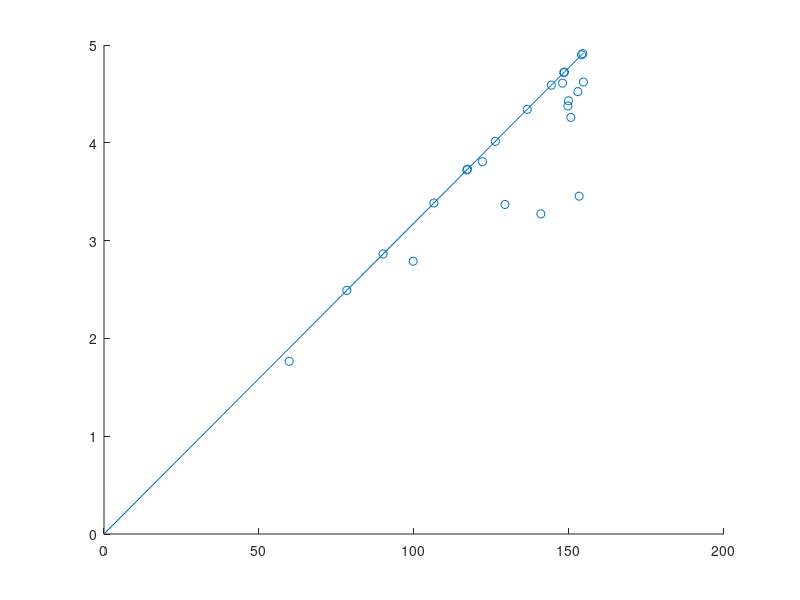

This chart was generated by the following MATLAB code: (Note: this script raises an error after producing the figure.)
%% this code investigates the effect of varrying network parameters
% one at a time, PN-KC weights, KCs spiking thresholds and number of inputs
% on the memory performance of model fruit-flies Drosophila
% this simulation uses realistic odor responses recordings from
% (Hallem-Carlson 2006) and transformed from ORN to PN responses as by
% Olsen et.al; detailed in the Methods section in our paper.
%%

clear all;
clc
%loading Hallem-Carlson data
load('hallem_olsen.mat');
% param. initializations
numModelInstances = 10; % trials, each corresponding to different mushroom body instance
numtrainingSamples=15;

% at 4 scales of 200 odors, in increment of 50: 50,100,150,200.
% to test at just one scale (like 100 odors): simply change
% modss=1, and mulOd=100
modss=4; %4
mulOd=200; %200 odors we want to test

odors=mulOd;

numTrials = 30; %number of noisy trials per each odors
PN = hallem_olsen(1:110,:)';
PNs_2_=zeros(24,odors-100); %we want to get to mulOd total odors, and will retrieve 100 from another file
k=0;
binsAll=zeros(24,100);

% Sigmoid_derivative = @(x) exp(0.9.*x)./((1.+exp(0.9.*x)).^2)
% Sigmoid_derivative = @(x) exp(-0.9.*x)./((1.+exp(-0.9.*x)).^2)
% Sigmoid_derivative = @(x) exp(-10.*x)./((1.+exp(-10.*x)).^2)

% C_SoftMax=1e-4;
% levels of noise added to inputs
NScales=3;
% to be explored
noiseLevels=[0.5,1,2];

% learning rates for the KC-MBON weights.
lrs=10;
LRs=10.^[-5 -4 -3 -2.75 -2.5 -2.25 -2 -1 0 1];
% scales for indetermincy in the decision making (Softmax function--> Step
% function) 5 scales of C investigated in Fig2C4
Crange=5;

MBmodels_allVar = {};

%% create artificial odors, n odors
for Pn=1:24
    [prob,bins]=hist(PN(Pn,:),100);
    prob=prob/sum(prob);
    
    binsAll(Pn,:) = bins;
    PNs_2_(Pn,k+1:k+odors-100)=randsample(bins,(odors-100),'true',prob);
    
end

% the odors we used in Fig2, 3 and 4, stored in this .mat file.
load('Data_submitted_fly_wNoise11.mat','PNtrials');

% the scaled PNs responses, the base 100 fictitious odors.
PNs_1_=PNtrials(:,:,1);

%% recover the rescaling factors

% get the maximum bin center for each PN derived from the original
% Hallem-Olsen data
maxRespBinPerPN = max(binsAll,[],2);

% get the maximum response in the rescaled randomly resampled PNs
maxRespPNsRescaledPerPN = max(PNs_1_,[],2);

PNsAboveBestFit = true(24,1);

% In this while loop:
% draw a best fit line comparing the maximum response in the rescaled
% randomly resample PNs to the maximum bin center for each PN in the
% original H-O data. Most PNs will match, but in some PNs, by random chance
% they will not have sampled the top response in 100 odors. These PNs will
% be below the best fit line, while the "matching" PNs will be above. On
% the next iteration of the while loop, redraw the best fit using only the
% PNs that lie above the best fit line from the current iteration
% continue until none of the PNs are above the best fit line (because they
% lie on it almost exactly)

while sum(PNsAboveBestFit)
    sum(PNsAboveBestFit)
    p = polyfit(maxRespBinPerPN(PNsAboveBestFit), maxRespPNsRescaledPerPN(PNsAboveBestFit),1);
    
    % the correct PNs will be above the best fit line because the incorrect PNs
    % are outliers that drag down the line of best fit
    PNsAboveBestFit = maxRespPNsRescaledPerPN > ( maxRespBinPerPN*p(1) + p(2) +0.000001);
    % the 0.000001 is for rounding errors, otherwise you end up in endless
    % loops
end

%% plot the data and the best fit line to confirm it passes through the correct PNs
figure,scatter(maxRespBinPerPN,maxRespPNsRescaledPerPN);
hold on
xrange = [min(binsAll(:)) max(binsAll(:))];
plot(xrange, p(1)*xrange + p(2))

%% recover the original fictitious odors from the rescaled fictitious odors
% why dow e do this both ways? i.e. rescale PN_1 to PN_2 scale and PN_2 to
% PN_1? Should we not map onto the same scale by remapping only 1 set?
PNs_1 = (PNs_1_ - p(2))/p(1);
PNs_2=  (PNs_2_*p(1))+p(2);

% Why do we take PN_2_ instead of PN_2, this looks like a typo
%or maybe on purpose, because both PN_1 and PN_2 are rescaled, which seemed
%odd in the first place?
PNs=[PNs_1 PNs_2_]; % now this is the 24 by 200 matrix (24 ORNs 200 odors)

%% loops over different number of input odors, N=50,100,150,200.
% testing models at different number of odors, Fig2C1

% for mods=1:modss
mods = 2
    odors= mulOd*(mods/modss);
    
    % input fictitious odors sampled from Hallem-Carlson
    % this slicing operation selects only the (rescaled) odours from
    % Hallem-Carlson
    x=PNs(:,1:odors);
    
    % original inputs from Hallem-Carlson
    %    x=PN(:,1:odors);
    
    % random fly instantiations
    for randomTrials=1:numModelInstances
        
        % random split of 'good' and 'bad' odors assignments: class 1 Vs.
        % class2
        classAction1=randsample([1:odors],round(odors/2),'false');
        
        % APLgainP= zeros(1,6);
        % APLgains=zeros(1,9);
        
        % MBmodel.nKCs = 2000; % number of neurons in the hidden layer/ KCs
        % MBmodel.nPNs=24;  %number of dimensions in the input data/ PNs

        % new model instantiation function
        % buildMBmodel(nKCs, nPNs ,isVar_Nclaws, isVar_weights, isVar_Theta, varargin)
        % ->varargin for mean, std and lower/upper bounds of Nclaws and theta
        MBmodel_varN_varW_varTh = MBmodelBuilder(2000,24, true, true, true); %formerly {name} without special extension
        % MBmodel_fixN_fixW_varTh = MBmodelBuilder(2000,24, false,false,true); % formerly {name}_Homog
        % MBmodel_varN_varW_fixTh = MBmodelBuilder(2000,24, true, true, false, 'theta_mean',10); % formerly {name}_fixedTheta
        % MBmodel_fixN_fixW_fixTh = MBmodelBuilder(2000,24, false,false,false, 'theta_mean',10+randn(1)); % formerly {name}_Homog_Ftheta
        % ... etc 
                
        % testing models at different scales of input noise: Fig2C3
        %for noiseScale=1:NScales
         noiseScale = 2   
        noise= noiseLevels(noiseScale);  % noiseLevels=[0.5,1,2];
        
        PNtrials = zeros(24, odors, numTrials);
        SNR=zeros(24,odors,numTrials);
        PNtrials(:,:,1) =x; %first trial is "simply" the first instance of the fictitious odor response
        % for all trials, add some noise to the generated fictitious odor response, and calculate a SNR ratio
		for t = 1:numTrials-1
			% actually, why not sample the randn once and use the SAME value for PNtrials and SNR?
            PNtrials(:,:,t+1) = x + ... % add some noise to the generated fictitious odor response
                getPNStdevBhandawat(x) .* ... %returns hard-coded glomeruli-specific std-value from Bhandawat2007
                noise.*randn(24, odors); %noise amplitude times normal distr. number
            SNR(:,:,t)= (x./(getPNStdevBhandawat(x) .* ...
                noise.*randn(24, odors))).^2; % an individual SNR ratio (x is signal, glomeruli-spec std times random noise amplitude
            SNR(:,:,t)=log(SNR(:,:,t)); %log-SNR 
        end
        
		% mean SNR given odor sample size and given MB instance
        SNR_averageAcrossTrials_andPNs(mods,randomTrials,noiseScale)= mean(SNR(:)); 
        
        % making sure that PN responses are +ve
        PNtrials(PNtrials<0)=0;
        
        %rescaling the PN responses in range from 0 to 5
		%  --> WHY?
        PNtrials=rescale(PNtrials,0,5);
        PNtrials = reshape(PNtrials, size(PNtrials,1),[]); %make 2-D
        
        %start the parallel pool
		%% begin optimisation procedure to get C_theta and APLgain values that satisfy coding level constraints
		% for the variable weight, variable theta model.
        
        % CLevelP=[];
        % INHAbs_CLP=[];

        tic
        %optimises and returns an updated MBmodel
		MBmodel_varN_varW_varTh = optimiseMBparams_APLgain_Ctheta(MBmodel_varN_varW_varTh, PNtrials)
        
        % theta = (MBmodel_varN_varW_varTh.C_theta.*MBmodel_varN_varW_varTh.theta) ;
     
	    toc
        MBmodel = MBmodel_varN_varW_varTh;
        MBmodel.APLgain = MBmodel.alpha; % just make an alias

        %% save the parameters for each fly, connectivity weights, spiking thresholds, inhibition Gains,for all 8 models
        
        % if(odors==100)
            % save(strcat([pwd,'2B_C_VarDegradesPerf_fly_wNoise',num2str(randomTrials),num2str(noiseScale)]) , 'thisW_HomogModel','APLgains',...
                % 'thetaH_Ftheta', 'thisW','thetaS_Ftheta' ,'thisW_varWonly','thisW_varN','theta_varw_fixedN_scalar','theta_varN_fixedW_scalar',...
                % 'thetaH', 'thetaS','theta_varw_fixedN', 'theta_varN_fixedw','PNtrials','classAction1' );
            
        % end
        % save the flies tuned on original Hallem-Carlson Data:
        % if(odors==110)
        % save(strcat(['S1_VarDegradesPerf_HOInp_fly_wNoise',num2str(randomTrials),num2str(noiseScale)]) , 'thisW_HomogModel','APLgains',...
        % 'thetaH_Ftheta', 'thisW','thetaS_Ftheta' ,'thisW_varWonly','thisW_varN','theta_varw_fixedN_scalar','theta_varN_fixedW_scalar',...
        % 'thetaH', 'thetaS','theta_varw_fixedN', 'theta_varN_fixedw','PNtrials','classAction1' );
        %
        % end
        
        MBmodels_allVar{end+1} = MBmodel_varN_varW_varTh;
        allTestedOdors = PN;
				
    end

        % 
		% %% calculate KC responses (Y) to all odors
        % 
		% Y = calculateKCresponse(MBmodel,PNtrials);
        % totalKCactivity = 


